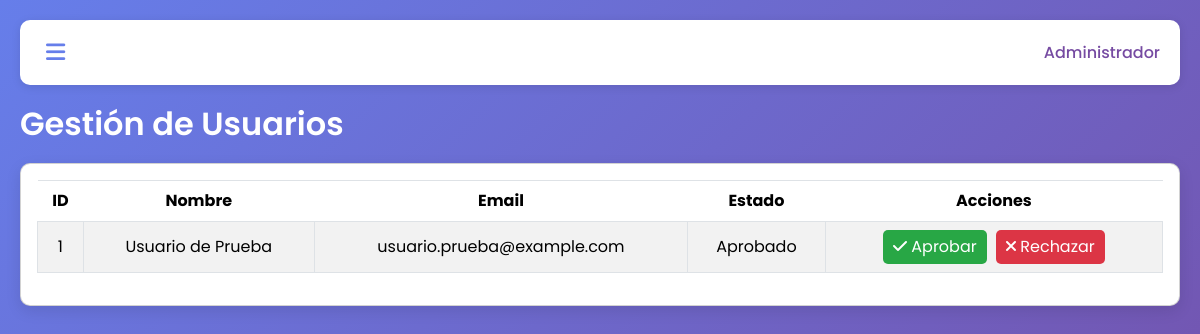
/proy3maV2/Backoffice/usuarios.php (signed in), run on the app's committed database.
### tables this page shows
CREATE TABLE usuario (
    id INT AUTO_INCREMENT PRIMARY KEY,
    imagen VARCHAR(255) NULL,
    usr_email VARCHAR(255) UNIQUE NOT NULL, 
    usr_name VARCHAR(100) NOT NULL, 
    usr_pass VARCHAR(255) NULL,
    validado TINYINT NOT NULL DEFAULT 0,
    habilitado_unidad TINYINT(1) NOT NULL DEFAULT 0 
);

### proy3maV2/Backoffice/usuarios.php (the view, shortened to what this page needs)
<?php
require_once("../API/config.php");
$conn = $conn;
$result = mysqli_query($conn, "SELECT * FROM usuario");
?>
<!DOCTYPE html>
<html lang="es">
<head>
<link href="https://cdn.jsdelivr.net/npm/bootstrap@5.3.6/dist/css/bootstrap.min.css" rel="stylesheet">
<link rel="stylesheet" href="https://cdnjs.cloudflare.com/ajax/libs/font-awesome/6.0.0/css/all.min.css">
</head>
<body>
    <div class="main-content" id="mainContent">
        <div class="top-navbar">
            <button class="menu-toggle" id="menuToggle"><i class="fas fa-bars"></i></button>
            <div class="user-info">Administrador</div>
        </div>
        <h1 class="page-title">Gestión de Usuarios</h1>
        <div class="card">
            <div class="card-body table-responsive">
                <table class="table table-striped table-bordered align-middle">
                    <thead>
                        <tr>
                            <th>ID</th>
                            <th>Nombre</th>
                            <th>Email</th>
                            <th>Estado</th>
                            <th>Acciones</th>
                        </tr>
                    </thead>
                    <tbody>
                        <?php while($row = mysqli_fetch_assoc($result)): ?>
                        <tr>
                            <td><?= $row['id'] ?></td>
                            <td><?= htmlspecialchars($row['usr_name']) ?></td>
                            <td><?= htmlspecialchars($row['usr_email']) ?></td>
                            <td>
                                <?php
                                    if ($row['validado'] == 0) echo "Pendiente";
                                    elseif ($row['validado'] == 1) echo "Aprobado";
                                    else echo "Rechazado";
                                ?>
                            </td>
                            <td>
                                <a href="?aprobar=<?= $row['id'] ?>" class="btn-approve"><i class="fas fa-check"></i> Aprobar</a>
                                <a href="?rechazar=<?= $row['id'] ?>" class="btn-reject"><i class="fas fa-times"></i> Rechazar</a>
                            </td>
                        </tr>
                        <?php endwhile; ?>
                    </tbody>
                </table>
            </div>
        </div>
    </div>
</body>
</html>

### proy3maV2/Backoffice/usuarios.php (style rules this page uses)
body { font-family: 'Poppins', sans-serif; background: linear-gradient(135deg, #667eea 0%, #764ba2 100%); margin:0; min-height: 100vh; }
.main-content { margin-left: 0; transition: all 0.3s ease; min-height: 100vh; padding: 20px; }
.top-navbar { background: white; padding: 15px 20px; box-shadow: 0 2px 10px rgba(0,0,0,0.1); display: flex; align-items: center; justify-content: space-between; border-radius: 10px; margin-bottom: 20px; }
.menu-toggle { font-size: 22px; cursor: pointer; color: #667eea; border: none; background: none; }
.user-info { color:#764ba2; font-weight:500; }
.page-title { font-size: 2rem; font-weight: 600; color: white; margin-bottom: 20px; }
table th { background: #667eea; color: white; border: none; text-align: center; }
table td, table th { vertical-align: middle; text-align: center; }
.btn-approve { background: #28a745; color: white; border-radius: 5px; padding: 5px 10px; margin-right: 5px; text-decoration: none; display:inline-block; }
.btn-reject { background: #dc3545; color: white; border-radius: 5px; padding: 5px 10px; text-decoration: none; display:inline-block; }
.card { width: 100%; border-radius: 10px; box-shadow: 0 5px 15px rgba(0,0,0,0.1); margin-top: 20px; }

### data on the page
usuario: id "1", usr_name "Usuario de Prueba", usr_email "usuario.prueba@example.com", validado "Aprobado"
